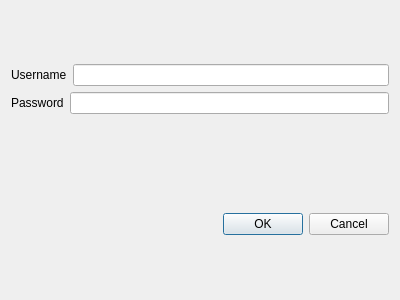
<?xml version="1.0" encoding="UTF-8"?>
<ui version="4.0">
 <class>Login</class>
 <widget class="QDialog" name="Login">
  <property name="geometry">
   <rect>
    <x>0</x>
    <y>0</y>
    <width>400</width>
    <height>300</height>
   </rect>
  </property>
  <property name="windowTitle">
   <string>Dialog</string>
  </property>
  <layout class="QVBoxLayout" name="verticalLayout_2">
   <item>
    <layout class="QVBoxLayout" name="verticalLayout">
     <item>
      <layout class="QHBoxLayout" name="horizontalLayout">
       <item>
        <widget class="QLabel" name="label_user">
         <property name="text">
          <string>Username</string>
         </property>
        </widget>
       </item>
       <item>
        <widget class="QLineEdit" name="lineEdit_user"/>
       </item>
      </layout>
     </item>
     <item>
      <layout class="QHBoxLayout" name="horizontalLayout_2">
       <item>
        <widget class="QLabel" name="label_pass">
         <property name="text">
          <string>Password</string>
         </property>
        </widget>
       </item>
       <item>
        <widget class="QLineEdit" name="lineEdit_pass"/>
       </item>
      </layout>
     </item>
    </layout>
   </item>
   <item>
    <spacer name="verticalSpacer">
     <property name="orientation">
      <enum>Qt::Vertical</enum>
     </property>
     <property name="sizeType">
      <enum>QSizePolicy::Maximum</enum>
     </property>
     <property name="sizeHint" stdset="0">
      <size>
       <width>20</width>
       <height>40</height>
      </size>
     </property>
    </spacer>
   </item>
   <item>
    <widget class="QDialogButtonBox" name="buttonBox">
     <property name="orientation">
      <enum>Qt::Horizontal</enum>
     </property>
     <property name="standardButtons">
      <set>QDialogButtonBox::Cancel|QDialogButtonBox::Ok</set>
     </property>
    </widget>
   </item>
  </layout>
 </widget>
 <resources/>
 <connections>
  <connection>
   <sender>buttonBox</sender>
   <signal>accepted()</signal>
   <receiver>Login</receiver>
   <slot>accept()</slot>
   <hints>
    <hint type="sourcelabel">
     <x>248</x>
     <y>254</y>
    </hint>
    <hint type="destinationlabel">
     <x>157</x>
     <y>274</y>
    </hint>
   </hints>
  </connection>
  <connection>
   <sender>buttonBox</sender>
   <signal>rejected()</signal>
   <receiver>Login</receiver>
   <slot>reject()</slot>
   <hints>
    <hint type="sourcelabel">
     <x>316</x>
     <y>260</y>
    </hint>
    <hint type="destinationlabel">
     <x>286</x>
     <y>274</y>
    </hint>
   </hints>
  </connection>
 </connections>
</ui>
